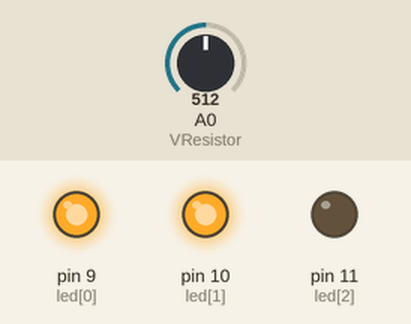
Simulated run of this sketch. Board: Arduino Uno, built with avr-gcc and run on an emulated ATmega328P. On the bench: output pins drawn as LEDs (lit = HIGH). Inputs (shaded band) come from the test bench; at power-on: A0 (VResistor) = 512.

Above: at 1.2 s.
1.3 s: A0 (VResistor) set to 501
At 2.4 s:
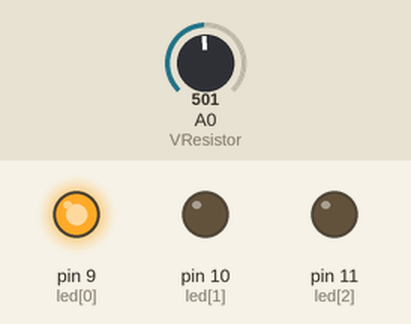
2.8 s: A0 (VResistor) set to 273
4.3 s: A0 (VResistor) set to 239
At 4.7 s:
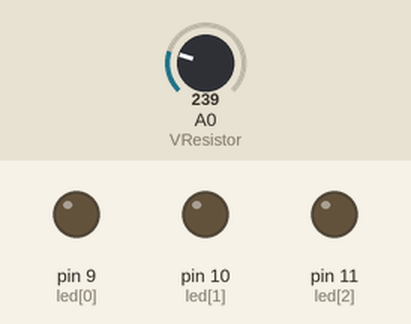
5.8 s: A0 (VResistor) set to 778
At 7.0 s:
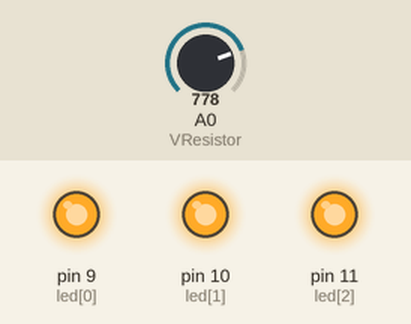
7.3 s: A0 (VResistor) set to 761
At 8.2 s:
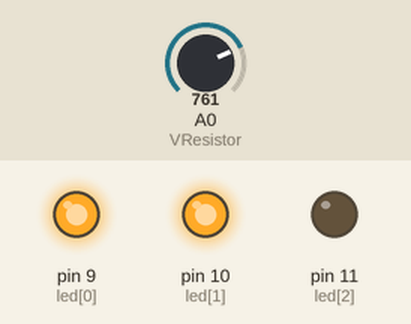
8.8 s: A0 (VResistor) set to 900
At 9.3 s:
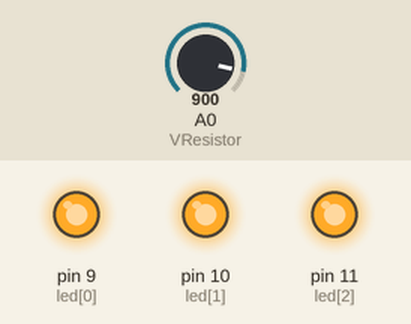
Timing chart, 0 to 11.3 s (numbered marks = the images above; inputs shaded):
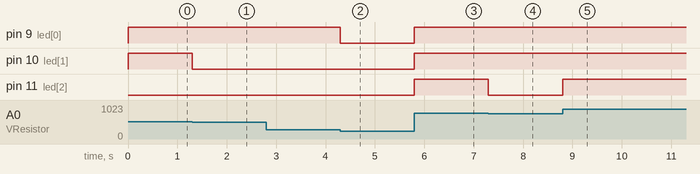

Measured:
- the behaviour switches between 512 and 511 on A0 (VResistor) (found by bisection; images 0 and 1)
- the behaviour switches between 256 and 255 on A0 (VResistor) (found by bisection; images 1 and 2)
- the behaviour switches between 768 and 767 on A0 (VResistor) (found by bisection; images 3 and 4)
- after the input at 1.3 s, pin 10 (led[1]): HIGH → LOW at once
- after the input at 2.8 s, every drawn part: stays the same
- after the input at 4.3 s, pin 9 (led[0]): HIGH → LOW at once
- after the input at 5.8 s, pin 9 (led[0]), pin 10 (led[1]), pin 11 (led[2]): LOW → HIGH at once
- after the input at 7.3 s, pin 11 (led[2]): HIGH → LOW at once
- after the input at 8.8 s, pin 11 (led[2]): LOW → HIGH at once

The sketch:

VariableResistor3.ino
```cpp
const int VResistor = A0;
const int led[3] = {9, 10, 11};

void setup() {
  // put your setup code here, to run once:
  for(int i=0; i<3; i++){
      pinMode(led[i], OUTPUT);
  }
}

void loop() {
  // put your main code here, to run repeatedly:
  int value = analogRead(VResistor);

  if(value >= 256){
      digitalWrite(led[0], HIGH);
  }
  else{
    digitalWrite(led[0], LOW);
  }

  if(value >= 512){
      digitalWrite(led[1], HIGH);
  }
  else{
    digitalWrite(led[1], LOW);
  }

  if(value >= 768){
      digitalWrite(led[2], HIGH);
  }
  else{
    digitalWrite(led[2], LOW);
  }
}
```
